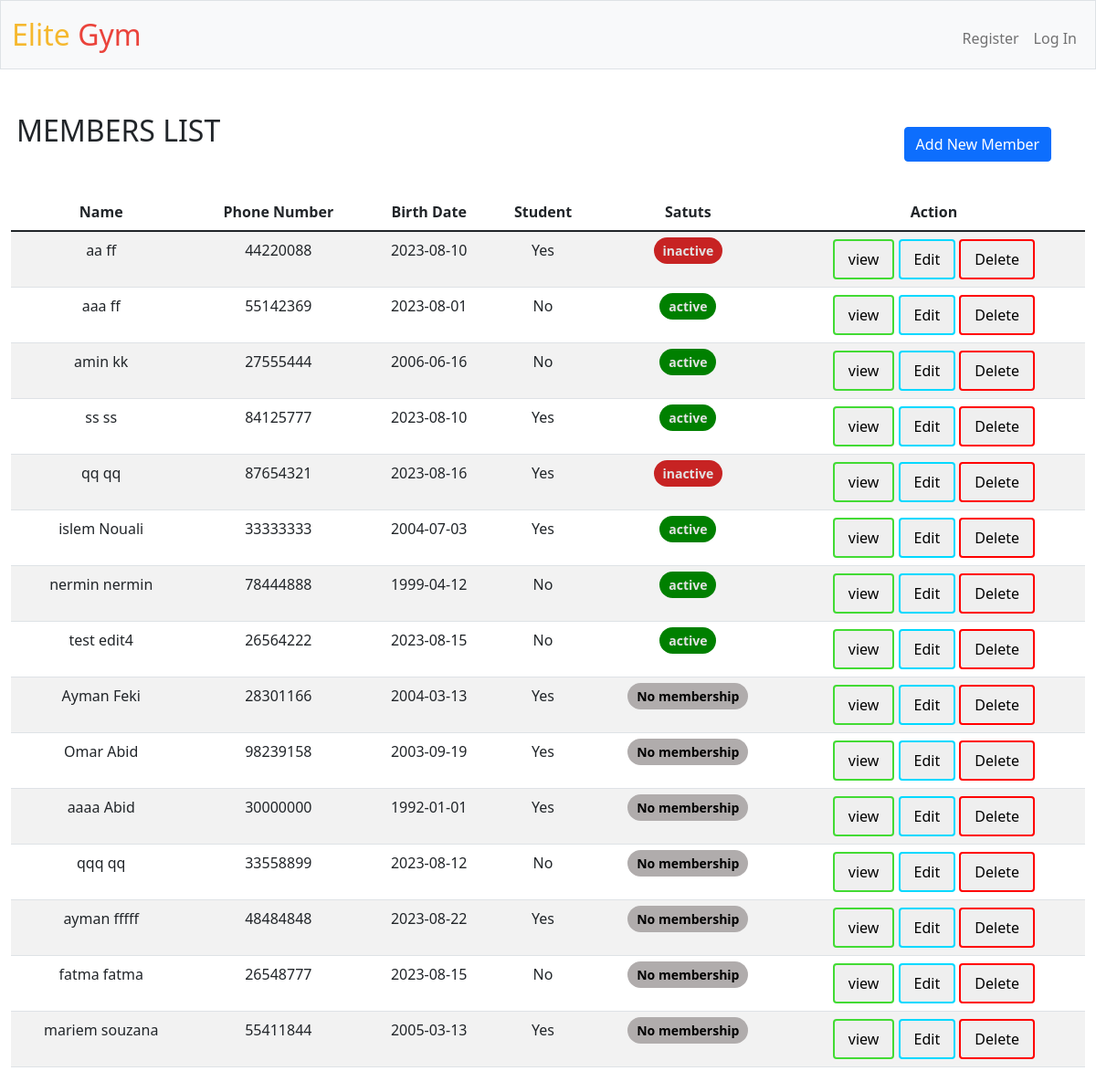
/members, run on the app's committed database.
### tables this page shows
CREATE TABLE 'membership' (
    m_id INTEGER PRIMARY KEY AUTOINCREMENT,
    cl_id INTEGER REFERENCES client(cl_id) ON DELETE CASCADE,
    sp_id INTEGER REFERENCES sport(sp_id) ON DELETE SET NULL,
    m_type varchar(20)  NOT NULL,'duration' INTEGER NOT NULL,
    price INTEGER NOT NULL,
    starts_at DATE,
    ends_at DATE);

CREATE TABLE client(
    cl_id           INTEGER   PRIMARY KEY AUTOINCREMENT,
    cl_Fname        TEXT      NOT NULL,
    cl_Lname        TEXT      NOT NULL,
    cl_num          INTEGER   UNIQUE
                              NOT NULL,
    cl_BD           TEXT,
    student         TEXT,
    CONSTRAINT CK_MEMBERSHIP CHECK (student IN ('yes', 'no', 'YES', 'NO', 'Yes', 'No') ) 
);

### app.py (the view)
@app.route("/members", methods=["GET", "POST"])
def members():
    def edit():
        def edit_cl():
            if request.form.get("cl_num"):
                num=db.execute("select cl_Fname from client where cl_num=?;",request.form.get("cl_num"))
                if len(num)>0:
                    return render_template('members.html', message3="phone number already exist",member=member,moment=moment,clients=clients,sport=sport)
                if (not request.form.get("cl_num").isnumeric()) or len(request.form.get("cl_num"))<8:
                    return render_template('members.html', message1="phone number invalid",member=member,moment=moment,clients=clients,sport=sport)
            dict_m={"cl_Fname":request.form.get("cl_Fname"),"cl_Lname":request.form.get("cl_Lname"),"cl_BD":request.form.get("cl_BD"),
                    "cl_num":request.form.get("cl_num"),"student":request.form.get("student")}
            for key,value in dict_m.items():
                if value:
                    db.execute("UPDATE client set ?=? where cl_id=?",key,value,int(request.form.get("cl_id")))
        def edit_m():
            result=edit_cl()
            if result is None :
                dict_msh={"m_type":request.form.get("m_type"),"duration":request.form.get("duration"),"price":request.form.get("price")}
                if request.form.get("sp_name"):
                    sp_id=db.execute("select sp_id from sport where sp_name=?",request.form.get("sp_name"))
                    db.execute("update membership set sp_id=? where m_id=?",sp_id[0]["sp_id"],int(request.form.get("m_id")))
                if request.form.get("starts_at") or request.form.get("duration"):
                    db.execute("UPDATE membership set starts_at=? ,ends_at=date(?,'+' || ? || ' months') where m_id=?",request.form.get("starts_at"),request.form.get("starts_at"),int(request.form.get("duration")),int(request.form.get("m_id")))
                for key,value in dict_msh.items():
                    if value:
                        db.execute("UPDATE membership set ?=? where m_id=?",key,value,int(request.form.get("m_id")))
                return render_template("members.html",message7="changes made successfuly",member=member,moment=moment,clients=clients,sport=sport)
            else :
                return result
        if request.form.get("form_id") =="form2m":
            return edit_m()
        elif request.form.get("form_id") =="form2cl":
            result2=edit_cl()
            if result2 is None:
                return render_template("members.html",message7="changes made successfuly",member=member,moment=moment,clients=clients,sport=sport)
            else :
                return result2
    def add():
        if (not request.form.get("cl_num").isnumeric()) or len(request.form.get("cl_num"))<8:
            return render_template('members.html', message1="phone number invalid",member=member,moment=moment,clients=clients,sport=sport)
        number=db.execute("select cl_Fname from client where cl_num=?;",request.form.get("cl_num"))
        if len(number)>0:
            return render_template('members.html', message3="phone number already exist",member=member,moment=moment,clients=clients,sport=sport)
        db.execute(
                "insert into client (cl_Fname,cl_Lname,cl_num,cl_BD,student) values(?,?,?,?,?)",
                request.form.get("cl_Fname"),
                request.form.get("cl_Lname"),
                int(request.form.get("cl_num")),
                request.form.get("cl_BD"),
                request.form.get("student")
            )
        if (not request.form.get("sp_name")) and (not request.form.get("m_type"))  and  (not request.form.get("duration")) and (not request.form.get("price")) and (not request.form.get("starts_at")):
            return render_template('members.html',message2="member added successfuly",member=member,moment=moment,clients=clients,sport=sport)
        if (not request.form.get("sp_name")) or (not request.form.get("m_type"))  or  (not request.form.get("duration")) or (not request.form.get("price")) or (not request.form.get("starts_at")):
            return render_template('members.html',message6="member added successfuly ",message4="No membership added ! Not enough informations",member=member,moment=moment,clients=clients,sport=sport)
        cl_id=db.execute("select cl_id from client where cl_num=?",int(request.form.get("cl_num")))
        sp_id=db.execute("select sp_id from sport where sp_name=?",request.form.get("sp_name"))
        db.execute(
                "insert into membership (cl_id,sp_id,m_type,duration,price,starts_at,ends_at) values(?,?,?,?,?,?,date(?,'+' || ? || ' months'))",
                cl_id[0]["cl_id"],
                sp_id[0]["sp_id"],
                request.form.get("m_type"),
                int(request.form.get("duration")),
                int(request.form.get("price")),
                request.form.get("starts_at"),
                request.form.get("starts_at"),
                int(request.form.get("duration")),
                )
        return render_template('members.html',message5="member and his membership added successfuly",member=member,moment=moment,clients=clients,sport=sport)
    moment = datetime.datetime.now().strftime('%Y-%m-%d %H:%M:%S')
    sport=db.execute("select sp_name from sport;")
    member=db.execute("select * from member;")
    clients=db.execute("select cl_id,cl_Fname,cl_Lname,cl_num,cl_BD,student from client where cl_id NOT IN (SELECT cl_id from membership) ;")
    for m in member:
        if moment  >= m["ends_at"]:
            m["status"]="inactive"
        else:
            m["status"]="active"
    if request.method == "POST":
        if  request.form.get("form_id")=="form1":
            return add()
        elif "form2" in request.form.get("form_id") :
            return edit()
    else:
        return render_template('members.html',member=member,moment=moment,clients=clients,sport=sport)

### templates/members.html (shortened to what this page needs)
{% extends "layout.html" %}
{% block main %}
<h2>MEMBERS LIST</h2>
<button type="button" class="btn btn-primary" data-bs-toggle="modal" data-bs-target="#exampleModal" id="add">
  Add New Member
</button>
  <table class="table table-striped">
    <thead>
      <tr>
        <th scope="col">Name</th>
        <th scope="col">Phone Number</th>
        <th scope="col">Birth Date</th>
        <th scope="col">Student</th>
        <th scope="col">Satuts</th>
        <th scope="col">Action</th>
      </tr>
    </thead>
    <tbody>
      {% for m in member %}
      <tr>
      <td> {{m.cl_Fname}} {{m.cl_Lname}}</td>
      <td> {{m.cl_num}}</td>
      <td> {{m.cl_BD}}</td>
      <td> {{m.student}}</td>
      <td >{% if m.status=="active" %}
        <span class="status-badge active-badge">{{m.status}}</span>
          {% else %}
          <span class="status-badge inactive-badge">{{m.status}}</span>
          {% endif %}
      </td>
      <td> <button type="button" class="custom-button"  data-bs-toggle="modal" data-bs-target="#viewModal{{loop.index}}" id="view">view</button>
         <button type="button" class="custom-button"  data-bs-toggle="modal" data-bs-target="#edit{{loop.index}}" id="edit" >Edit</button>
          <button type="button" class="custom-button"  data-bs-toggle="modal" data-bs-target="#delete{{loop.index}}" id="delete" >Delete</button>
        </td>
      </tr>
      {% endfor %}
      {% for client in clients %}
      <tr>
        <td> {{client.cl_Fname}} {{client.cl_Lname}}</td>
        <td> {{client.cl_num}}</td>
        <td> {{client.cl_BD}}</td>
        <td> {{client.student}}</td>
        <td><span class="status-badge no_membership">No membership</span></td>
        <td> <button type="button" class="custom-button" data-bs-toggle="modal" data-bs-target="#view{{loop.index}}" id="view">view</button>
           <button type="button" class="custom-button" data-bs-toggle="modal" data-bs-target="#editc{{loop.index}}" id="edit" >Edit</button>
            <button type="button" id="delete" class="custom-button" >Delete</button>
      </td>
        </tr>
      {% endfor %}
    </tbody>
  </table>
{% endblock %}

### templates/layout.html (shortened to what this page needs)
<!DOCTYPE html>
<html lang="en">
    <head>
        <link href="https://cdn.jsdelivr.net/npm/bootstrap@5.1.3/dist/css/bootstrap.min.css" rel="stylesheet">
        <link href="/static/styles.css" rel="stylesheet">
    </head>
    <body>
        <nav class="bg-light border navbar navbar-expand-md navbar-light">
            <div class="container-fluid">
                <a class="navbar-brand" href="/"><span class="yellow">Elite</span> <span class="red">Gym</span></a>
                <div class="collapse navbar-collapse" id="navbar">
                    {% if session["user_id"] %}
                        <ul class="navbar-nav me-auto mt-2">
                            <li class="nav-item"><a class="nav-link" href="/schedule">Schedule</a></li>
                            <li class="nav-item"><a class="nav-link" href="/members">Members</a></li>
                            <li class="nav-item"><a class="nav-link" href="/trainers">Trainers</a></li>
                            <li class="nav-item"><a class="nav-link" href="/history">History</a></li>
                        </ul>
                        <ul class="navbar-nav ms-auto mt-2">
                            <li class="nav-item"><a class="nav-link" href="/logout">Log Out</a></li>
                        </ul>
                    {% else %}
                        <ul class="navbar-nav ms-auto mt-2">
                            <li class="nav-item"><a class="nav-link" href="/register">Register</a></li>
                            <li class="nav-item"><a class="nav-link" href="/login">Log In</a></li>
                        </ul>
                    {% endif %}
                </div>
            </div>
        </nav>
        <main class="container-fluid py-5 text-center">
            {% block main %}{% endblock %}
        </main>
    </body>
</html>

### static/styles.css (style rules this page uses)
nav .navbar-brand { font-size: xx-large; }
nav .navbar-brand .red { color: #ea433b; }
nav .navbar-brand .yellow { color: #f5b82e; }
h2 { margin-bottom: -5%; margin-right: 80%; }
#add { margin-top: 3%; margin-bottom: 3%; margin-left:80%; }
.custom-button { color: rgb(0, 0, 0); border: none; padding: 8px 15px; text-align: center; text-decoration: none; display: inline-block; font-size: 16px; border-radius: 4px; }
#view { border: 2px solid #42db34; }
#edit { border: 2px solid #00d9ff; }
#delete { border: 2px solid #ff0000; }
td { padding:20px; }
.status-badge { padding: 5px 10px; border-radius: 20px; font-size: 14px; font-weight: bold; }
.active-badge { background-color:green; color: rgb(226, 226, 226); }
.inactive-badge { background-color: rgb(199, 35, 35); color: rgb(226, 226, 226); }
.no_membership { background-color: rgb(176, 172, 172); color: rgb(0, 0, 0); }

### data on the page
membership: cl_Fname "aa", cl_Lname "ff", cl_num "44220088", cl_BD "2023-08-10", student "Yes", status "inactive"
membership: cl_Fname "aaa", cl_Lname "ff", cl_num "55142369", cl_BD "2023-08-01", student "No", status "active"
membership: cl_Fname "amin", cl_Lname "kk", cl_num "27555444", cl_BD "2006-06-16", student "No", status "active"
membership: cl_Fname "ss", cl_Lname "ss", cl_num "84125777", cl_BD "2023-08-10", student "Yes", status "active"
membership: cl_Fname "qq", cl_Lname "qq", cl_num "87654321", cl_BD "2023-08-16", student "Yes", status "inactive"
membership: cl_Fname "islem", cl_Lname "Nouali", cl_num "33333333", cl_BD "2004-07-03", student "Yes", status "active"
membership: cl_Fname "nermin", cl_Lname "nermin", cl_num "78444888", cl_BD "1999-04-12", student "No", status "active"
membership: cl_Fname "test", cl_Lname "edit4", cl_num "26564222", cl_BD "2023-08-15", student "No", status "active"
client: cl_Fname "Ayman", cl_Lname "Feki", cl_num "28301166", cl_BD "2004-03-13", student "Yes"
client: cl_Fname "Omar", cl_Lname "Abid", cl_num "98239158", cl_BD "2003-09-19", student "Yes"
client: cl_Fname "aaaa", cl_Lname "Abid", cl_num "30000000", cl_BD "1992-01-01", student "Yes"
client: cl_Fname "qqq", cl_Lname "qq", cl_num "33558899", cl_BD "2023-08-12", student "No"
client: cl_Fname "ayman", cl_Lname "fffff", cl_num "48484848", cl_BD "2023-08-22", student "Yes"
client: cl_Fname "fatma", cl_Lname "fatma", cl_num "26548777", cl_BD "2023-08-15", student "No"
client: cl_Fname "mariem", cl_Lname "souzana", cl_num "55411844", cl_BD "2005-03-13", student "Yes"
